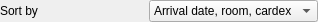
<?xml version="1.0" encoding="UTF-8"?>
<ui version="4.0">
 <class>GOExpextedArrivals</class>
 <widget class="QWidget" name="GOExpextedArrivals">
  <property name="geometry">
   <rect>
    <x>0</x>
    <y>0</y>
    <width>318</width>
    <height>20</height>
   </rect>
  </property>
  <property name="windowTitle">
   <string>Form</string>
  </property>
  <layout class="QHBoxLayout" name="horizontalLayout">
   <property name="leftMargin">
    <number>0</number>
   </property>
   <property name="topMargin">
    <number>0</number>
   </property>
   <property name="rightMargin">
    <number>0</number>
   </property>
   <property name="bottomMargin">
    <number>0</number>
   </property>
   <item>
    <widget class="QLabel" name="label">
     <property name="text">
      <string>Sort by</string>
     </property>
    </widget>
   </item>
   <item>
    <widget class="QComboBox" name="cbSort">
     <item>
      <property name="text">
       <string>Arrival date, room, cardex</string>
      </property>
     </item>
     <item>
      <property name="text">
       <string>Arrival date, cardex, room</string>
      </property>
     </item>
    </widget>
   </item>
  </layout>
 </widget>
 <resources/>
 <connections/>
</ui>
